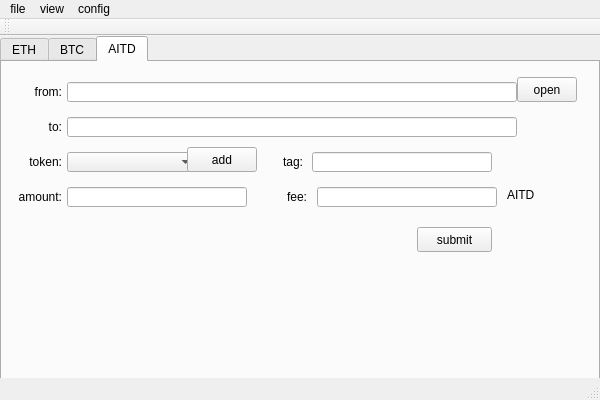
<?xml version="1.0" encoding="UTF-8"?>
<ui version="4.0">
 <class>MainWindow</class>
 <widget class="QMainWindow" name="MainWindow">
  <property name="geometry">
   <rect>
    <x>0</x>
    <y>0</y>
    <width>600</width>
    <height>400</height>
   </rect>
  </property>
  <property name="windowTitle">
   <string>MainWindow</string>
  </property>
  <widget class="QWidget" name="centralWidget">
   <widget class="QTabWidget" name="tabcoin">
    <property name="geometry">
     <rect>
      <x>0</x>
      <y>0</y>
      <width>600</width>
      <height>345</height>
     </rect>
    </property>
    <property name="currentIndex">
     <number>2</number>
    </property>
    <property name="movable">
     <bool>true</bool>
    </property>
    <widget class="QWidget" name="tabeth">
     <attribute name="title">
      <string>ETH</string>
     </attribute>
     <widget class="QPushButton" name="btn_eth_submit">
      <property name="geometry">
       <rect>
        <x>410</x>
        <y>160</y>
        <width>75</width>
        <height>25</height>
       </rect>
      </property>
      <property name="text">
       <string>submit</string>
      </property>
     </widget>
     <widget class="QPushButton" name="btn_eth_open">
      <property name="geometry">
       <rect>
        <x>510</x>
        <y>10</y>
        <width>60</width>
        <height>25</height>
       </rect>
      </property>
      <property name="text">
       <string>open</string>
      </property>
     </widget>
     <widget class="QLabel" name="lab_eth_to">
      <property name="geometry">
       <rect>
        <x>5</x>
        <y>50</y>
        <width>50</width>
        <height>20</height>
       </rect>
      </property>
      <property name="text">
       <string>to:</string>
      </property>
      <property name="alignment">
       <set>Qt::AlignRight|Qt::AlignTrailing|Qt::AlignVCenter</set>
      </property>
     </widget>
     <widget class="QLabel" name="lab_eth_from">
      <property name="geometry">
       <rect>
        <x>5</x>
        <y>15</y>
        <width>50</width>
        <height>20</height>
       </rect>
      </property>
      <property name="text">
       <string>from:</string>
      </property>
      <property name="alignment">
       <set>Qt::AlignRight|Qt::AlignTrailing|Qt::AlignVCenter</set>
      </property>
     </widget>
     <widget class="QLineEdit" name="lineEdit_eth_from">
      <property name="geometry">
       <rect>
        <x>60</x>
        <y>15</y>
        <width>450</width>
        <height>20</height>
       </rect>
      </property>
     </widget>
     <widget class="QLabel" name="lab_eth_amount">
      <property name="geometry">
       <rect>
        <x>5</x>
        <y>120</y>
        <width>50</width>
        <height>20</height>
       </rect>
      </property>
      <property name="layoutDirection">
       <enum>Qt::LeftToRight</enum>
      </property>
      <property name="text">
       <string>amount:</string>
      </property>
      <property name="alignment">
       <set>Qt::AlignRight|Qt::AlignTrailing|Qt::AlignVCenter</set>
      </property>
     </widget>
     <widget class="QLineEdit" name="lineEdit_eth_amount">
      <property name="geometry">
       <rect>
        <x>60</x>
        <y>120</y>
        <width>180</width>
        <height>20</height>
       </rect>
      </property>
     </widget>
     <widget class="QLineEdit" name="lineEdit_eth_to">
      <property name="geometry">
       <rect>
        <x>60</x>
        <y>50</y>
        <width>450</width>
        <height>20</height>
       </rect>
      </property>
     </widget>
     <widget class="QLabel" name="lab_eth_fee">
      <property name="geometry">
       <rect>
        <x>250</x>
        <y>120</y>
        <width>50</width>
        <height>20</height>
       </rect>
      </property>
      <property name="text">
       <string>fee:</string>
      </property>
      <property name="alignment">
       <set>Qt::AlignRight|Qt::AlignTrailing|Qt::AlignVCenter</set>
      </property>
     </widget>
     <widget class="QLineEdit" name="lineEdit_eth_fee">
      <property name="geometry">
       <rect>
        <x>310</x>
        <y>120</y>
        <width>180</width>
        <height>20</height>
       </rect>
      </property>
     </widget>
     <widget class="QLabel" name="lab_eth_token">
      <property name="geometry">
       <rect>
        <x>5</x>
        <y>85</y>
        <width>50</width>
        <height>20</height>
       </rect>
      </property>
      <property name="text">
       <string>token:</string>
      </property>
      <property name="alignment">
       <set>Qt::AlignRight|Qt::AlignTrailing|Qt::AlignVCenter</set>
      </property>
     </widget>
     <widget class="QComboBox" name="comboBox_token">
      <property name="geometry">
       <rect>
        <x>60</x>
        <y>85</y>
        <width>130</width>
        <height>20</height>
       </rect>
      </property>
     </widget>
     <widget class="QPushButton" name="btn_eth_insert">
      <property name="geometry">
       <rect>
        <x>180</x>
        <y>80</y>
        <width>70</width>
        <height>25</height>
       </rect>
      </property>
      <property name="text">
       <string>add</string>
      </property>
     </widget>
     <widget class="QLabel" name="label_2">
      <property name="geometry">
       <rect>
        <x>500</x>
        <y>120</y>
        <width>58</width>
        <height>16</height>
       </rect>
      </property>
      <property name="text">
       <string>ETH</string>
      </property>
     </widget>
    </widget>
    <widget class="QWidget" name="tabbtc">
     <attribute name="title">
      <string>BTC</string>
     </attribute>
     <widget class="QPushButton" name="btn_btc_open">
      <property name="geometry">
       <rect>
        <x>510</x>
        <y>10</y>
        <width>60</width>
        <height>25</height>
       </rect>
      </property>
      <property name="text">
       <string>open</string>
      </property>
     </widget>
     <widget class="QLineEdit" name="lineEdit_btc_to">
      <property name="geometry">
       <rect>
        <x>60</x>
        <y>50</y>
        <width>450</width>
        <height>20</height>
       </rect>
      </property>
     </widget>
     <widget class="QComboBox" name="comboBox_branch">
      <property name="geometry">
       <rect>
        <x>60</x>
        <y>85</y>
        <width>130</width>
        <height>20</height>
       </rect>
      </property>
     </widget>
     <widget class="QPushButton" name="btn_btc_insert">
      <property name="geometry">
       <rect>
        <x>180</x>
        <y>80</y>
        <width>70</width>
        <height>25</height>
       </rect>
      </property>
      <property name="text">
       <string>add</string>
      </property>
     </widget>
     <widget class="QLabel" name="lab_btc_fee">
      <property name="geometry">
       <rect>
        <x>250</x>
        <y>120</y>
        <width>50</width>
        <height>20</height>
       </rect>
      </property>
      <property name="text">
       <string>fee:</string>
      </property>
      <property name="alignment">
       <set>Qt::AlignRight|Qt::AlignTrailing|Qt::AlignVCenter</set>
      </property>
     </widget>
     <widget class="QLabel" name="lab_btc_to">
      <property name="geometry">
       <rect>
        <x>5</x>
        <y>50</y>
        <width>50</width>
        <height>20</height>
       </rect>
      </property>
      <property name="text">
       <string>to:</string>
      </property>
      <property name="alignment">
       <set>Qt::AlignRight|Qt::AlignTrailing|Qt::AlignVCenter</set>
      </property>
     </widget>
     <widget class="QLineEdit" name="lineEdit_btc_from">
      <property name="geometry">
       <rect>
        <x>60</x>
        <y>15</y>
        <width>450</width>
        <height>20</height>
       </rect>
      </property>
     </widget>
     <widget class="QLineEdit" name="lineEdit_btc_amount">
      <property name="geometry">
       <rect>
        <x>60</x>
        <y>120</y>
        <width>180</width>
        <height>20</height>
       </rect>
      </property>
     </widget>
     <widget class="QPushButton" name="btn_btc_submit">
      <property name="geometry">
       <rect>
        <x>410</x>
        <y>160</y>
        <width>75</width>
        <height>25</height>
       </rect>
      </property>
      <property name="text">
       <string>submit</string>
      </property>
     </widget>
     <widget class="QLabel" name="lab_btc_from">
      <property name="geometry">
       <rect>
        <x>5</x>
        <y>15</y>
        <width>50</width>
        <height>20</height>
       </rect>
      </property>
      <property name="text">
       <string>from:</string>
      </property>
      <property name="alignment">
       <set>Qt::AlignRight|Qt::AlignTrailing|Qt::AlignVCenter</set>
      </property>
     </widget>
     <widget class="QLineEdit" name="lineEdit_btc_fee">
      <property name="geometry">
       <rect>
        <x>310</x>
        <y>120</y>
        <width>180</width>
        <height>20</height>
       </rect>
      </property>
     </widget>
     <widget class="QLabel" name="lab_btc_amount">
      <property name="geometry">
       <rect>
        <x>5</x>
        <y>120</y>
        <width>50</width>
        <height>20</height>
       </rect>
      </property>
      <property name="layoutDirection">
       <enum>Qt::LeftToRight</enum>
      </property>
      <property name="text">
       <string>amount:</string>
      </property>
      <property name="alignment">
       <set>Qt::AlignRight|Qt::AlignTrailing|Qt::AlignVCenter</set>
      </property>
     </widget>
     <widget class="QLabel" name="lab_btc_branch">
      <property name="geometry">
       <rect>
        <x>5</x>
        <y>85</y>
        <width>50</width>
        <height>20</height>
       </rect>
      </property>
      <property name="text">
       <string>branch:</string>
      </property>
      <property name="alignment">
       <set>Qt::AlignRight|Qt::AlignTrailing|Qt::AlignVCenter</set>
      </property>
     </widget>
     <widget class="QLabel" name="label">
      <property name="geometry">
       <rect>
        <x>500</x>
        <y>120</y>
        <width>58</width>
        <height>16</height>
       </rect>
      </property>
      <property name="text">
       <string>BTC /kVB</string>
      </property>
     </widget>
    </widget>
    <widget class="QWidget" name="tabaitd">
     <attribute name="title">
      <string>AITD</string>
     </attribute>
     <widget class="QLabel" name="lab_aitd_to">
      <property name="geometry">
       <rect>
        <x>10</x>
        <y>55</y>
        <width>50</width>
        <height>20</height>
       </rect>
      </property>
      <property name="text">
       <string>to:</string>
      </property>
      <property name="alignment">
       <set>Qt::AlignRight|Qt::AlignTrailing|Qt::AlignVCenter</set>
      </property>
     </widget>
     <widget class="QLabel" name="label_3">
      <property name="geometry">
       <rect>
        <x>505</x>
        <y>125</y>
        <width>58</width>
        <height>16</height>
       </rect>
      </property>
      <property name="text">
       <string>AITD</string>
      </property>
     </widget>
     <widget class="QLineEdit" name="lineEdit_aitd_to">
      <property name="geometry">
       <rect>
        <x>65</x>
        <y>55</y>
        <width>450</width>
        <height>20</height>
       </rect>
      </property>
     </widget>
     <widget class="QLineEdit" name="lineEdit_aitd_from">
      <property name="geometry">
       <rect>
        <x>65</x>
        <y>20</y>
        <width>450</width>
        <height>20</height>
       </rect>
      </property>
     </widget>
     <widget class="QPushButton" name="btn_aitd_submit">
      <property name="geometry">
       <rect>
        <x>415</x>
        <y>165</y>
        <width>75</width>
        <height>25</height>
       </rect>
      </property>
      <property name="text">
       <string>submit</string>
      </property>
     </widget>
     <widget class="QLabel" name="lab_aitd_amount">
      <property name="geometry">
       <rect>
        <x>10</x>
        <y>125</y>
        <width>50</width>
        <height>20</height>
       </rect>
      </property>
      <property name="layoutDirection">
       <enum>Qt::LeftToRight</enum>
      </property>
      <property name="text">
       <string>amount:</string>
      </property>
      <property name="alignment">
       <set>Qt::AlignRight|Qt::AlignTrailing|Qt::AlignVCenter</set>
      </property>
     </widget>
     <widget class="QComboBox" name="comboBox_token_aitd">
      <property name="geometry">
       <rect>
        <x>65</x>
        <y>90</y>
        <width>130</width>
        <height>20</height>
       </rect>
      </property>
     </widget>
     <widget class="QLabel" name="lab_aitd_fee">
      <property name="geometry">
       <rect>
        <x>255</x>
        <y>125</y>
        <width>50</width>
        <height>20</height>
       </rect>
      </property>
      <property name="text">
       <string>fee:</string>
      </property>
      <property name="alignment">
       <set>Qt::AlignRight|Qt::AlignTrailing|Qt::AlignVCenter</set>
      </property>
     </widget>
     <widget class="QPushButton" name="btn_aitd_open">
      <property name="geometry">
       <rect>
        <x>515</x>
        <y>15</y>
        <width>60</width>
        <height>25</height>
       </rect>
      </property>
      <property name="text">
       <string>open</string>
      </property>
     </widget>
     <widget class="QLineEdit" name="lineEdit_aitd_fee">
      <property name="geometry">
       <rect>
        <x>315</x>
        <y>125</y>
        <width>180</width>
        <height>20</height>
       </rect>
      </property>
     </widget>
     <widget class="QPushButton" name="btn_aitd_insert">
      <property name="geometry">
       <rect>
        <x>185</x>
        <y>85</y>
        <width>70</width>
        <height>25</height>
       </rect>
      </property>
      <property name="text">
       <string>add</string>
      </property>
     </widget>
     <widget class="QLineEdit" name="lineEdit_aitd_amount">
      <property name="geometry">
       <rect>
        <x>65</x>
        <y>125</y>
        <width>180</width>
        <height>20</height>
       </rect>
      </property>
     </widget>
     <widget class="QLabel" name="lab_aitd_from">
      <property name="geometry">
       <rect>
        <x>10</x>
        <y>20</y>
        <width>50</width>
        <height>20</height>
       </rect>
      </property>
      <property name="text">
       <string>from:</string>
      </property>
      <property name="alignment">
       <set>Qt::AlignRight|Qt::AlignTrailing|Qt::AlignVCenter</set>
      </property>
     </widget>
     <widget class="QLabel" name="lab_aitd_token">
      <property name="geometry">
       <rect>
        <x>10</x>
        <y>90</y>
        <width>50</width>
        <height>20</height>
       </rect>
      </property>
      <property name="text">
       <string>token:</string>
      </property>
      <property name="alignment">
       <set>Qt::AlignRight|Qt::AlignTrailing|Qt::AlignVCenter</set>
      </property>
     </widget>
     <widget class="QLineEdit" name="lineEdit_aitd_tag">
      <property name="geometry">
       <rect>
        <x>310</x>
        <y>90</y>
        <width>180</width>
        <height>20</height>
       </rect>
      </property>
     </widget>
     <widget class="QLabel" name="lab_aitd_tag">
      <property name="geometry">
       <rect>
        <x>270</x>
        <y>90</y>
        <width>31</width>
        <height>20</height>
       </rect>
      </property>
      <property name="text">
       <string>tag:</string>
      </property>
      <property name="alignment">
       <set>Qt::AlignRight|Qt::AlignTrailing|Qt::AlignVCenter</set>
      </property>
     </widget>
    </widget>
   </widget>
  </widget>
  <widget class="QMenuBar" name="menuBar">
   <property name="geometry">
    <rect>
     <x>0</x>
     <y>0</y>
     <width>600</width>
     <height>28</height>
    </rect>
   </property>
   <widget class="QMenu" name="menufile">
    <property name="title">
     <string>file</string>
    </property>
    <addaction name="actionopen"/>
   </widget>
   <widget class="QMenu" name="menuview">
    <property name="title">
     <string>view</string>
    </property>
    <addaction name="actiontx"/>
    <addaction name="actionbalance"/>
   </widget>
   <widget class="QMenu" name="menuconfig">
    <property name="title">
     <string>config</string>
    </property>
    <addaction name="actiongenerate"/>
   </widget>
   <addaction name="menufile"/>
   <addaction name="menuview"/>
   <addaction name="menuconfig"/>
  </widget>
  <widget class="QToolBar" name="mainToolBar">
   <attribute name="toolBarArea">
    <enum>TopToolBarArea</enum>
   </attribute>
   <attribute name="toolBarBreak">
    <bool>false</bool>
   </attribute>
  </widget>
  <widget class="QStatusBar" name="statusBar"/>
  <action name="actionopen">
   <property name="text">
    <string>open</string>
   </property>
  </action>
  <action name="actiontx">
   <property name="text">
    <string>tx</string>
   </property>
  </action>
  <action name="actiongenerate">
   <property name="text">
    <string>generate</string>
   </property>
  </action>
  <action name="actionbalance">
   <property name="text">
    <string>balance</string>
   </property>
  </action>
 </widget>
 <layoutdefault spacing="6" margin="11"/>
 <resources/>
 <connections/>
</ui>
